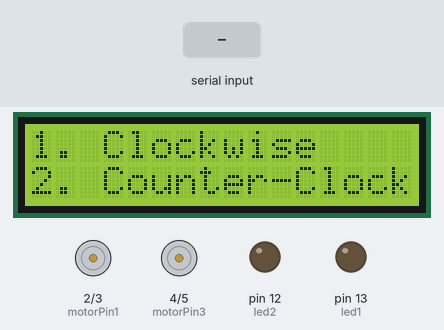
Recording of a sketch running on a simulated Arduino Uno, built with avr-gcc and run on an emulated ATmega328P. On the bench: 16×2 character LCD, motor-driver pin pairs drawn as motors (green arrow = first pin HIGH = forward, orange = second pin HIGH = backward, longer = more drive), output pins drawn as LEDs (lit = HIGH). The inputs (shaded band) are chosen by the test bench.

Above: at 1.2 s.
1.3 s: "1" received over Serial
At 1.7 s:
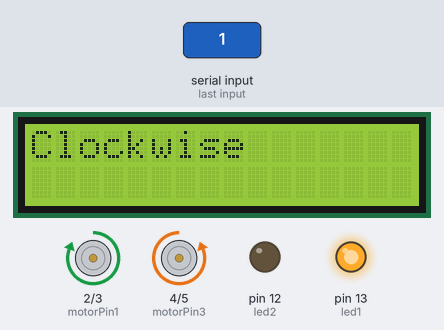
At 2.2 s:
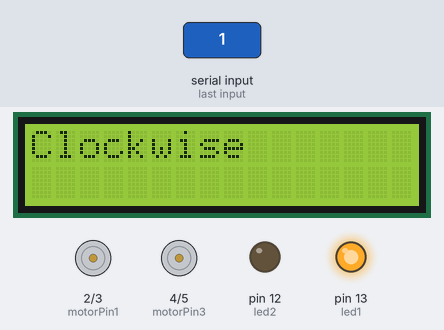
3.3 s: "2" received over Serial
At 5.1 s:
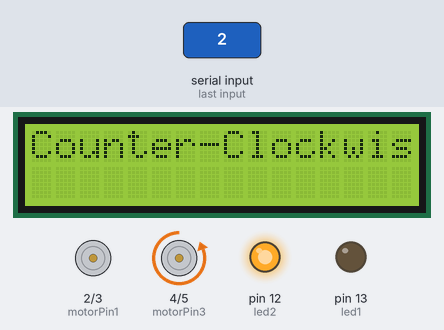
Timing chart, 0 to 6.6 s (numbered marks = the images above; inputs shaded):
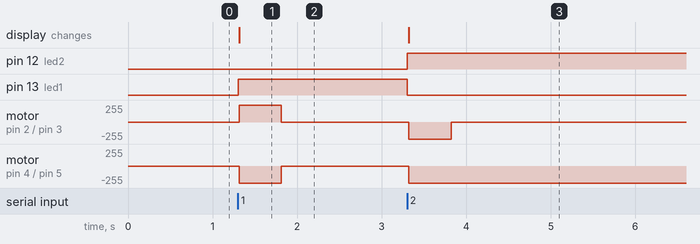

Measured:
- after the input at 1.3 s, pin 13 (led1): LOW → HIGH at once; motor on pin 2 (motorPin1) / pin 3 (motorPin2): stopped → forward 255/255 at once, → stopped 0.50 s later; motor on pin 4 (motorPin3) / pin 5 (motorPin4): stopped → backward 255/255 at once, → stopped 0.50 s later; the display: changes at once (image 1)
- after the input at 3.3 s, pin 12 (led2): LOW → HIGH at once; pin 13 (led1): HIGH → LOW at once; motor on pin 2 (motorPin1) / pin 3 (motorPin2): stopped → backward 255/255 at once, → stopped 0.50 s later; motor on pin 4 (motorPin3) / pin 5 (motorPin4): stopped → backward 255/255 at once; the display: changes at once (image 3)

The sketch:

ProjeStep.ino
```cpp
#include <Wire.h>
#include <LiquidCrystal_I2C.h>

// Pin Definitions
const int led1 = 13;
const int led2 = 12;
const int motorPin1 = 2;
const int motorPin2 = 3;
const int motorPin3 = 4;
const int motorPin4 = 5;

// I2C address of the LCD screen
#define I2C_ADDRESS 0x27

// Create the LCD object
LiquidCrystal_I2C lcd(I2C_ADDRESS, 16, 2);

void setup() {
  // Start the I2C communication
  Wire.begin();

  // Initialize the LCD
  lcd.init();
  lcd.backlight();

  // Set LED and motor pins as outputs
  pinMode(led1, OUTPUT);
  pinMode(led2, OUTPUT);
  pinMode(motorPin1, OUTPUT);
  pinMode(motorPin2, OUTPUT);
  pinMode(motorPin3, OUTPUT);
  pinMode(motorPin4, OUTPUT);

  // Start serial communication
  Serial.begin(9600);

  // Show the menu on the LCD screen
  lcd.clear();
  lcd.setCursor(0, 0);
  lcd.print("1. Clockwise");
  lcd.setCursor(0, 1);
  lcd.print("2. Counter-Clockwise");
}

void loop() {
  // Read the serial value
  int direction = Serial.read();

  // Check if a value was received
  if (direction >= 0) {
    // Clear the LCD screen if a different direction is chosen
    if (direction == '1' || direction == '2') {
      lcd.clear();
    }

    // Rotate the motor in one direction
    if (direction == '1') {
      digitalWrite(led1, HIGH);
      digitalWrite(led2, LOW);
      lcd.setCursor(0, 0);
      lcd.print("Clockwise");
      digitalWrite(motorPin1, HIGH);
      digitalWrite(motorPin2, LOW);
      digitalWrite(motorPin3, LOW);
      digitalWrite(motorPin4, HIGH);
      delay(500);
      digitalWrite(motorPin1, LOW);
      digitalWrite(motorPin4, LOW);
    }

    // Rotate the motor in the other direction
    if (direction == '2') {
      digitalWrite(led1, LOW);
      digitalWrite(led2, HIGH);
      lcd.setCursor(0, 0);
      lcd.print("Counter-Clockwise");
      digitalWrite(motorPin2, HIGH);
      digitalWrite(motorPin3, LOW);
      digitalWrite(motorPin4, HIGH);
      digitalWrite(motorPin1, LOW);
      delay(500);
      digitalWrite(motorPin2, LOW);
      digitalWrite(motorPin3, LOW);
      }
  }
}
```
